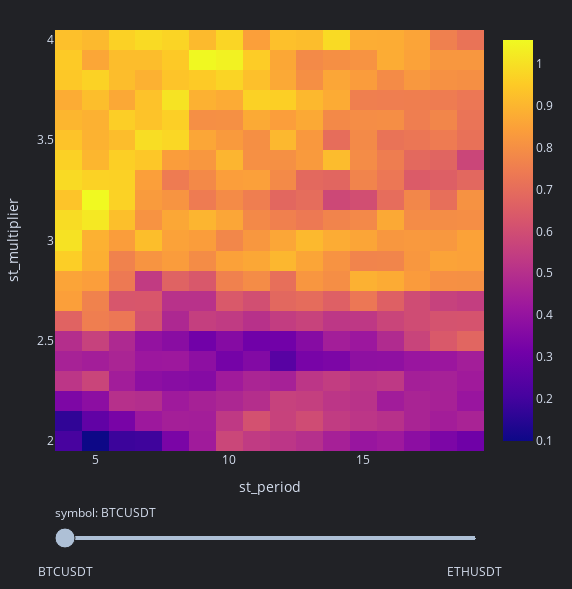

Notebook code for this chart:
### Code cell
pf.sharpe_ratio.vbt.heatmap(
    x_level='st_period', 
    y_level='st_multiplier',
    slider_level='symbol'
).show()

### Figure 1 — Plotly figure (JSON) as saved in the notebook; plotly's stock layout.template omitted (floating-point values rounded to 4 significant figures; data arrays with more than 128 entries replaced by an {"elided": "..."} marker saying what was removed)
{"data": [{"colorscale": [[0, "#0d0887"], [0.1111, "#46039f"], [0.2222, "#7201a8"], [0.3333, "#9c179e"], [0.4444, "#bd3786"], [0.5556, "#d8576b"], [0.6667, "#ed7953"], [0.7778, "#fb9f3a"], [0.8889, "#fdca26"], [1, "#f0f921"]], "hoverongaps": false, "hovertemplate": "st_period: %{x}<br>st_multiplier: %{y}<br>value: %{z}<extra></extra>", "name": "BTCUSDT", "type": "heatmap", "uid": "8280542a-3804-4a22-9dd5-0eb9e32ac589", "visible": true, "x": [4, 5, 6, 7, 8, 9, 10, 11, 12, 13, 14, 15, 16, 17, 18, 19], "y": [2, 2.1, 2.2, 2.3, 2.4, 2.5, 2.6, 2.7, 2.8, 2.9, 3, 3.1, 3.2, 3.3, 3.4, 3.5, 3.6, 3.7, 3.8, 3.9, 4], "z": {"elided": "21x16 float values"}}, {"colorscale": [[0, "#0d0887"], [0.1111, "#46039f"], [0.2222, "#7201a8"], [0.3333, "#9c179e"], [0.4444, "#bd3786"], [0.5556, "#d8576b"], [0.6667, "#ed7953"], [0.7778, "#fb9f3a"], [0.8889, "#fdca26"], [1, "#f0f921"]], "hoverongaps": false, "hovertemplate": "st_period: %{x}<br>st_multiplier: %{y}<br>value: %{z}<extra></extra>", "name": "ETHUSDT", "type": "heatmap", "uid": "512236ce-f084-4857-8781-1740e6bc99fc", "visible": false, "x": [4, 5, 6, 7, 8, 9, 10, 11, 12, 13, 14, 15, 16, 17, 18, 19], "y": [2, 2.1, 2.2, 2.3, 2.4, 2.5, 2.6, 2.7, 2.8, 2.9, 3, 3.1, 3.2, 3.3, 3.4, 3.5, 3.6, 3.7, 3.8, 3.9, 4], "z": {"elided": "21x16 float values"}}], "layout": {"height": 589, "legend": {"orientation": "h", "traceorder": "normal", "x": 1, "xanchor": "right", "y": 1.02, "yanchor": "bottom"}, "margin": {"b": 30, "l": 30, "r": 30, "t": 30}, "sliders": [{"active": 0, "currentvalue": {"prefix": "symbol: "}, "pad": {"t": 50}, "steps": [{"args": [{"visible": [true, false]}, {}], "label": "BTCUSDT", "method": "update"}, {"args": [{"visible": [false, true]}, {}], "label": "ETHUSDT", "method": "update"}]}], "width": 572, "xaxis": {"title": {"text": "st_period"}}, "yaxis": {"title": {"text": "st_multiplier"}}}}
